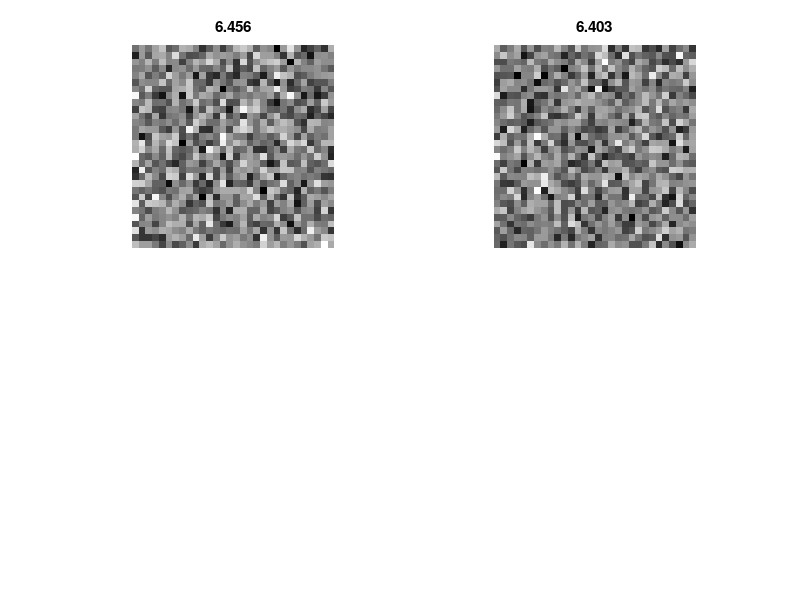

The MATLAB script that drew this image: (Note: this script raises an error after producing the figure.)
numGenerations = 1000;
numOffspring = 2;
matSize = 30;
targetEntropy = 1;
histSize = 1000;

Adam = random('norm',0.5,0.2,matSize);%rand(matSize);
Eva = random('norm',0.5,0.2,matSize);%rand(matSize);

children = cell(numOffspring,1);
childEntropies = nan(numOffspring,1);

hist_Adam = cell(histSize, 1);
hist_Eva = cell(histSize, 1);
hist_a = cell(histSize, 1);
hist_b = cell(histSize, 1);
hist_amask = cell(histSize, 1);
hist_bmask = cell(histSize, 1);
hist_generation = cell(histSize, 1);

for generation = 1:numGenerations
    
    Eadam = abs(entropy(Adam) - targetEntropy);
    Eeva = abs(entropy(Eva) - targetEntropy);
    
    subplot(2, 2, 1)
    imshow(Adam)
    title(sprintf('%.3f',Eadam))
    subplot(2, 2, 2)
    imshow(Eva)
    title(sprintf('%.3f',Eeva))
    
    % Replicate and mutate
    for c = 1:numOffspring
        Ekainorabel = Inf;
        iter = 1;
        while Ekainorabel >= max(Eadam,Eeva)
            [KainOrAbel, mask] = fuck(Adam, Eva, targetEntropy);
            creativeness = (log10(iter)/6);
            KainOrAbel = KainOrAbel + (rand(matSize) > 0.5) .* creativeness * random('unif',0,1,matSize);
            KainOrAbel = mat2gray(KainOrAbel);
            Ekainorabel = abs(entropy(KainOrAbel) - targetEntropy);
            iter = iter + 1;
            
            creativeness
        end
        
        children{c} = KainOrAbel;
        subplot(2, numOffspring, numOffspring + c)
        imshow(KainOrAbel)
        childEntropies(c) = Ekainorabel;
        title(sprintf('%.3f',Ekainorabel))
        drawnow
    end
    
    %{
    histIndex = mod(generation, histSize);
    hist_Adam{} = cell(histSize, 1);
    hist_Eva = cell(histSize, 1);
    hist_a = cell(histSize, 1);
    hist_b = cell(histSize, 1);
    hist_amask = cell(histSize, 1);
    hist_bmask = cell(histSize, 1);
    hist_generation = cell(histSize, 1);
    %}
    
    %{
    fprintf('Dags för barnknull')
    pairwiseEntropies = nan(numOffspring, numOffspring);
    for a = 1:numOffspring
        for b = 1:numOffspring
            if (a == b)
                continue
            end
            
            if (a > b)
                continue
            end
            
            E = 0;
            for c = 1:numOffspring
                E = E + entropy(fuck(children{a}, children{b}, targetEntropy));
            end

            pairwiseEntropies(a,b) = E / numOffspring;
        end
    end
    %}
   
    [~, I] = sort(abs(childEntropies - targetEntropy));
    
    Eva = children{I(1)};
    Adam = children{I(2)};
    
   
    
    pause(0.6)
end

